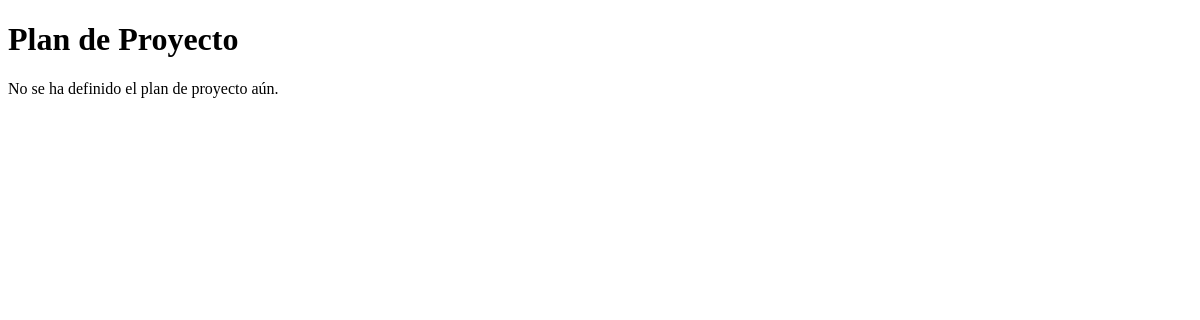
Page /project-plan/9/ (signed in) on the earlier database version.
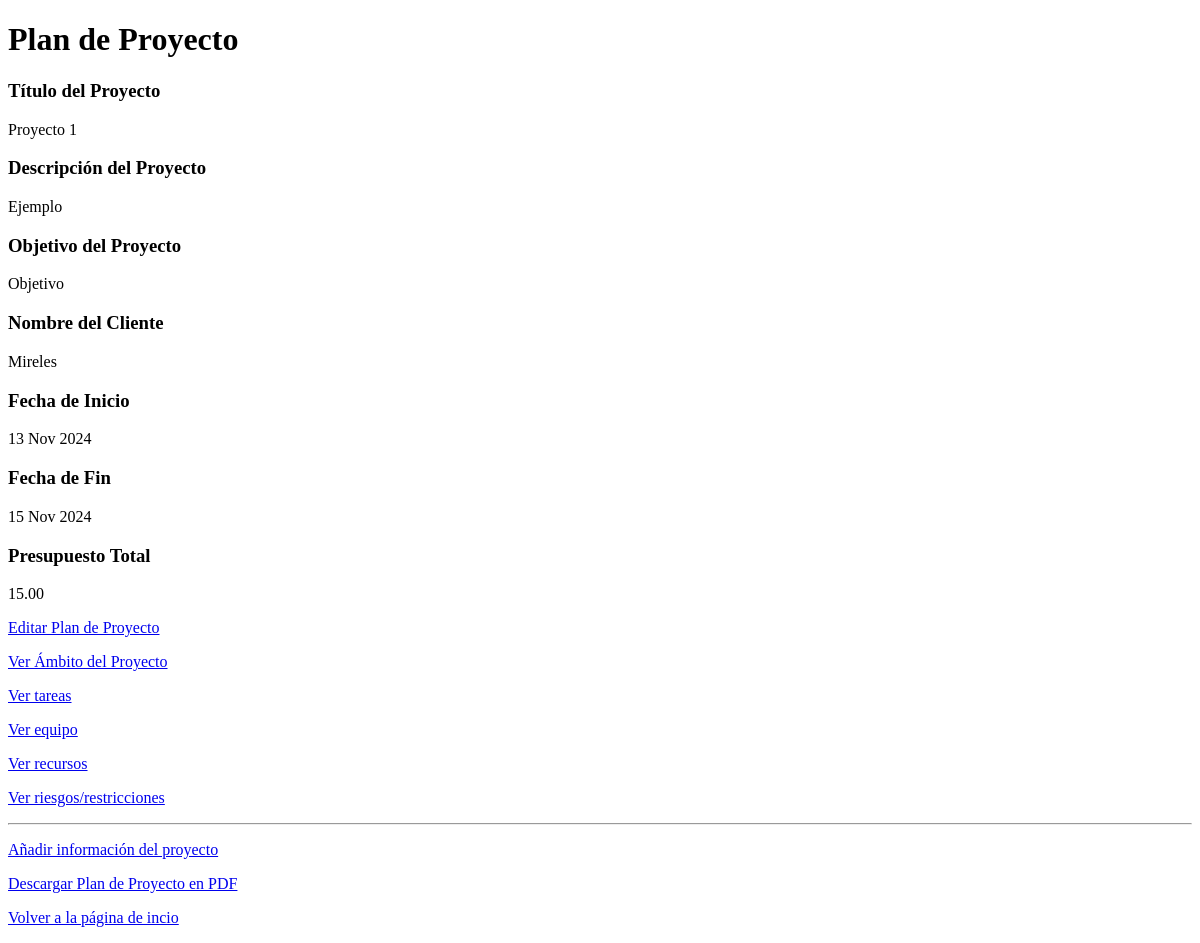
Same page on the later database version.
### creadorAPP/models.py (models this page shows, shortened)
class ProjectPlan(models.Model):
    created_by = models.ForeignKey(User, on_delete=models.CASCADE)
    title = models.CharField(max_length=100)
    description = models.TextField()
    objetive = models.TextField()
    clientName = models.CharField(max_length=50)
    startDate = models.DateField()
    endDate = models.DateField()
    presupuestoTotal = models.DecimalField(
        max_digits=12,
        decimal_places=2,
        null=True,
        blank=True,
        help_text="Presupuesto total del proyecto en USD."
        )

### creadorAPP/views.py (the view)
# urls.py: path('project-plan/<int:project_id>/', views.view_project_plan, name='view_project_plan'),
@login_required
def view_project_plan(request, project_id):
    try:
        project_plan = ProjectPlan.objects.get(id=project_id)  # Obtiene el proyecto por su ID
    except ProjectPlan.DoesNotExist:
        project_plan = None
    return render(request, 'projects/view_project_plan.html', {'project_plan': project_plan})

### creadorAPP/templates/projects/view_project_plan.html (shortened to what this page needs)
<!DOCTYPE html>
<html lang="es">
<head>
</head>
<body>
    <h1>Plan de Proyecto</h1>
    {% if project_plan %}
        <h3>Título del Proyecto</h3>
        <p>{{ project_plan.title }}</p>
        <h3>Descripción del Proyecto</h3>
        <p>{{ project_plan.description }}</p>
        <h3>Objetivo del Proyecto</h3>
        <p>{{ project_plan.objetive }}</p>
        <h3>Nombre del Cliente</h3>
        <p>{{ project_plan.clientName }}</p>
        <h3>Fecha de Inicio</h3>
        <p>{{ project_plan.startDate|date:"d M Y" }}</p>
        <h3>Fecha de Fin</h3>
        <p>{{ project_plan.endDate|date:"d M Y" }}</p>
        <h3>Presupuesto Total</h3>
        <p>{{ project_plan.presupuestoTotal }}</p>
        <p><a href="{% url 'edit_project_plan' project_id=project_plan.id %}"
            >Editar Plan de Proyecto</a
          ></p>
    <p><a href="{% url 'ver_ambito_proyecto' project_id=project_plan.id %}">Ver Ámbito del Proyecto</a></p>
    <p><a href="{% url 'task_list' project_id=project_plan.id %}">Ver tareas</a></p>
    <p><a href="{% url 'view_work_team' project_id=project_plan.id %}">Ver equipo</a></p>
    <p><a href="{% url 'view_resources' project_id=project_plan.id %}">Ver recursos</a></p>
    <p><a href="{% url 'view_risks' project_id=project_plan.id %}">Ver riesgos/restricciones</a></p>
    <hr>
    <p><a href="{% url 'indice' project_id=project_plan.id %}">Añadir información del proyecto</a></p>
    <a href="{% url 'descargar_resumen_pdf' project_id=project_plan.id %}" class="btn-download no-print">Descargar Plan de Proyecto en PDF</a>
    <p><a href="{% url 'home' %}">Volver a la página de incio</a></p>
{% else %}
<p>No se ha definido el plan de proyecto aún.</p>
{% endif %}
</body>
</html>

Differences in the rows shown:
added ProjectPlan: title "Proyecto 1", description "Ejemplo", objetive "Objetivo", clientName "Mireles", startDate "13 Nov 2024", endDate "15 Nov 2024", presupuestoTotal "15.00"
Other differences:
text no longer shown: "No se ha definido el plan de proyecto aún."
text now shown: "Título del Proyecto Descripción del Proyecto Objetivo del Proyecto Nombre del Cliente Fecha de Inicio Fecha de Fin Presupuesto Total Editar Plan de Proyecto Ver Ámbito del Proyecto Ver tareas Ver equipo Ver recursos Ver riesgos/restricciones Añadir información del proyecto Descargar Plan de Proyecto en PDF Volver a la página de incio"
